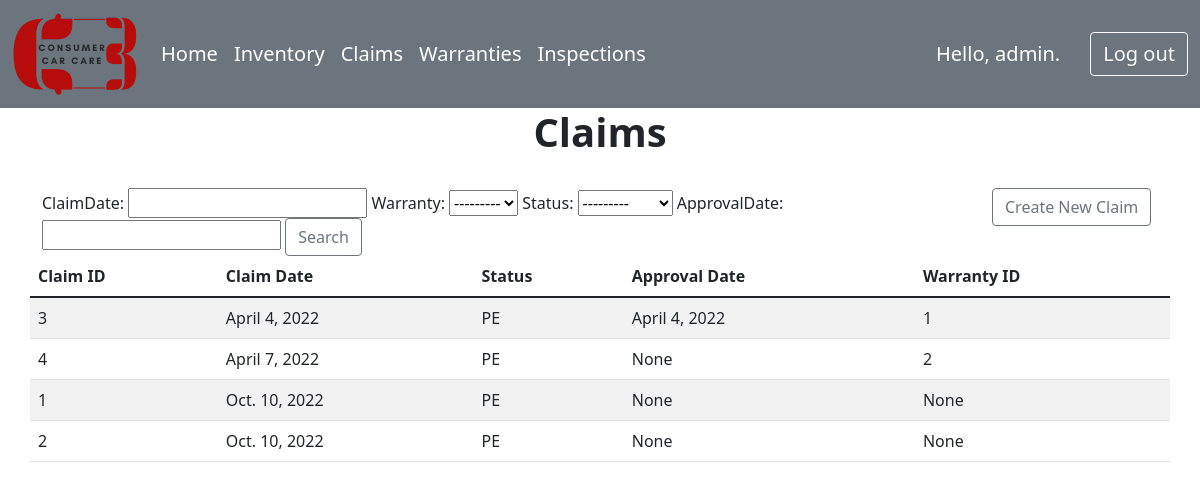
The page /claimsIndex/ (signed in) on the database as committed earlier.
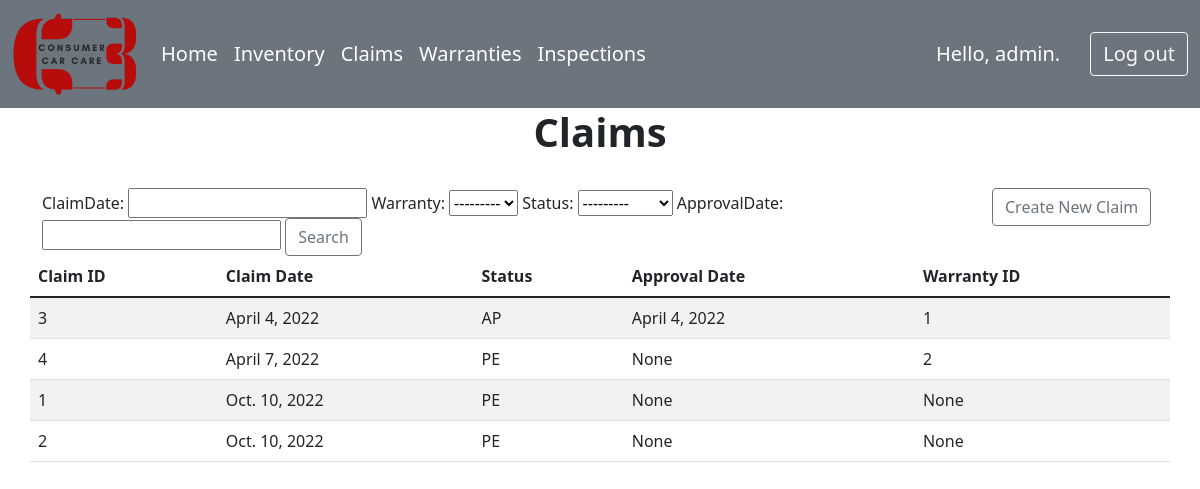
The same page on the database as committed later.
### enterprises/models.py (models this page shows, shortened)
class Claim(models.Model):
    claimDate = models.DateField()
    warranty = models.ForeignKey(Warranty,on_delete=models.SET_NULL,null=True)
    STATUS_CHOICES = [
        ('AP', 'Approved'),
        ('RE', 'Rejected'),
        ('AC', 'Active'),
        ('PE', 'Pending')
    ]
    status = models.CharField(
        max_length = 2,
        choices = STATUS_CHOICES,
        default = 'PE'
    )
    approvalDate = models.DateField(blank=True, null=True)

class Warranty(models.Model):
    inventory = models.ForeignKey(Inventory,on_delete=models.SET_NULL,null=True)
    brand = models.CharField(max_length=30)
    name = models.CharField(max_length=30)
    def __str__(self):
        return(str(self.pk))

### enterprises/views.py (the view)
# urls.py: path('claimsIndex/', views.claimsIndex, name='claimsIndex'),
@login_required
def claimsIndex(request):
    claimsList=Claim.objects.order_by('claimDate')
    myFilter = ClaimsFilter(request.GET, queryset=claimsList)
    claimsList = myFilter.qs
    context={'claims':claimsList, 'myFilter':myFilter}
    return render(request, 'enterprises/claimsIndex.html', context)

### enterprises/templates/enterprises/claimsIndex.html
{% extends "enterprises/base.html" %}
{% block content %}
<div class="container">
    <div class="row">
        <h1 style="font-weight: bold; text-align: center;">Claims</h1>
    </div>
    <br>
    <div class="row">
        <div class="col-10">
            <form>
                <div class="form-group">
                    {{myFilter.form}}
                <button class="btn btn-outline-secondary" type="submit">Search</button>
                </div>
            </form>
        </div>
        <div class="col-2">
            <a href="{% url 'enterprises:newClaim' %}">
                <button class="btn btn-outline-secondary">Create New Claim</button>
            </a>
        </div>
    <table class="table table-striped">
    <thead>
        <tr>
            <th scope="col">Claim ID</th>
            <th scope="col">Claim Date</th>
            <th scope="col">Status</th>
            <th scope="col">Approval Date</th>
            <th scope="col">Warranty ID</th>
        </tr>
    </thead>
    <tbody>
        {% for claim in claims %}
            <tr>
                <td>{{claim.pk}}</td>
                <td>{{claim.claimDate}}</td>
                <td>{{claim.status}}</td>
                <td>{{claim.approvalDate}}</td>
                <td>{{claim.warranty}}</td>
            </tr>
        {% endfor %}
    </tbody>
</table>
</div>
{% endblock content %}

Rows that differ between the two databases and show on the page:
changed Claim "April 4, 2022": status "PE" → "AP"
